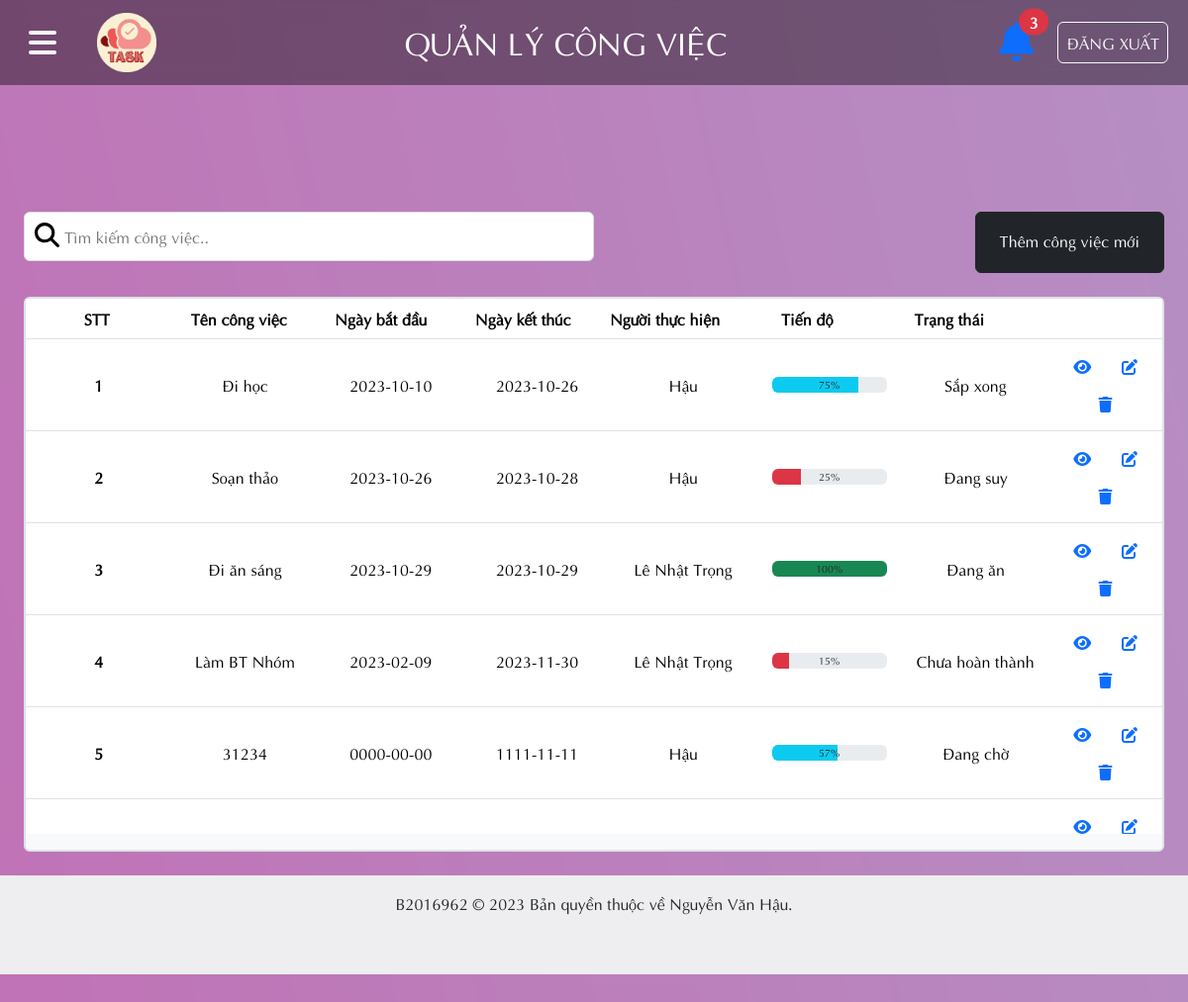
/Admin/ad_congviec_ds.php, run on an earlier commit of the app's database.
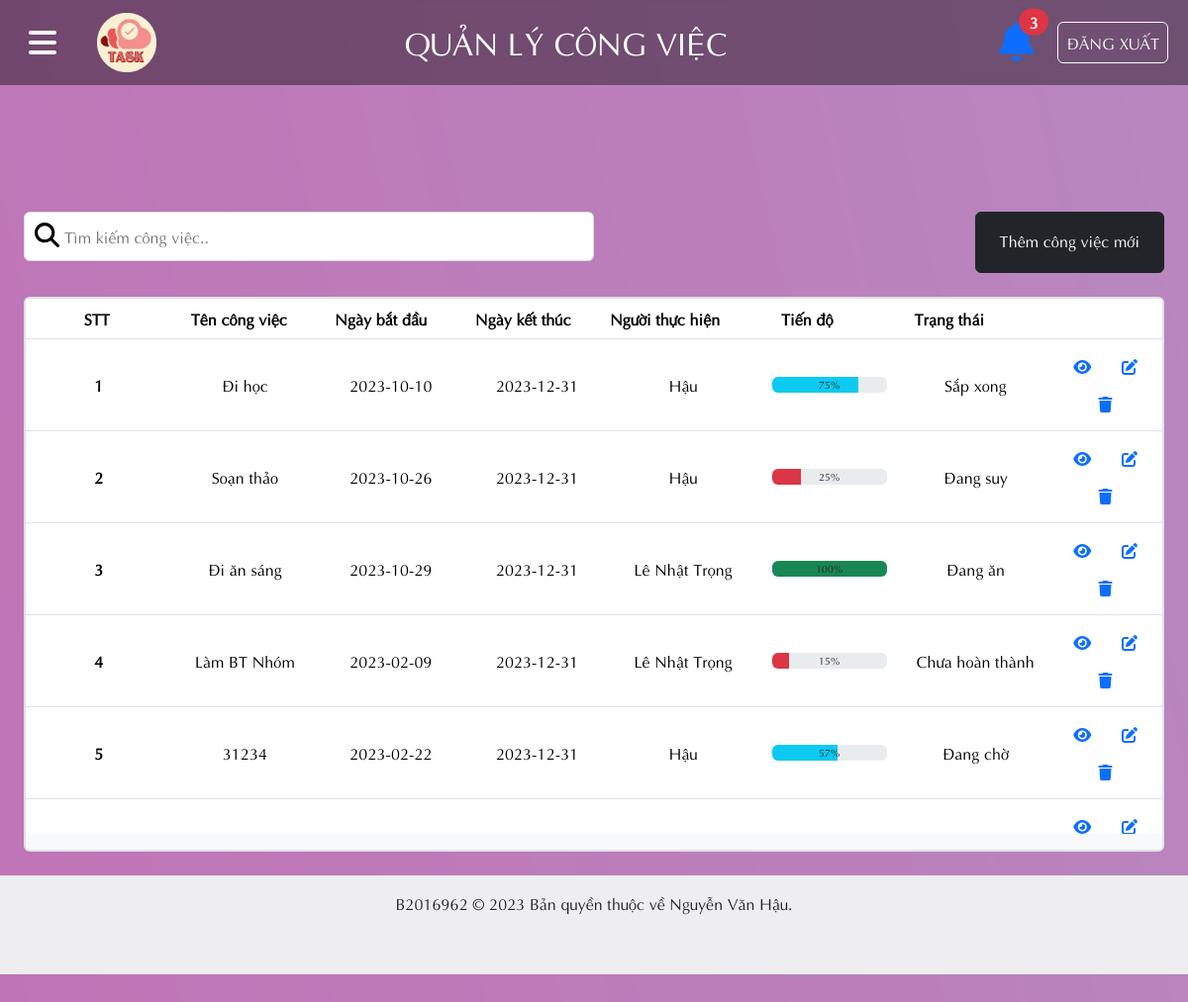
And on a later commit of the database.
### tables this page shows
CREATE TABLE `congviec` (
  `CV_MA` int(10) NOT NULL,
  `CV_TEN` varchar(50) NOT NULL,
  `CV_NGAYBATDAU` date NOT NULL,
  `CV_NGAYKETTHUC` date NOT NULL,
  `CV_NOIDUNG` text NOT NULL,
  `CV_TIENDO` varchar(50) NOT NULL,
  `CV_TRANGTHAICV` varchar(50) NOT NULL,
  `CV_NGAYTAO` date NOT NULL,
  `CV_NTH` int(10) NOT NULL,
  `CV_NGS` int(10) NOT NULL,
  `LCV_MA` int(10) NOT NULL
);

CREATE TABLE `nguoidung` (
  `ND_MA` int(10) NOT NULL,
  `ND_HOTEN` varchar(50) NOT NULL,
  `ND_NGAYSINH` date NOT NULL,
  `ND_DIACHI` varchar(50) NOT NULL,
  `ND_SDT` varchar(10) NOT NULL,
  `ND_EMAIL` varchar(50) NOT NULL,
  `ND_MSCB` int(10) NOT NULL,
  `ND_MATKHAU` varchar(32) NOT NULL
);

### Admin/ad_thongbao.php (called while the page is built, shortened)
<?php include_once '../condb/condb.php';
$query_chuadoc = "SELECT * FROM thongbao WHERE TB_XEM = '0'";
$soluong_chuadoc = $conn->query($query_chuadoc);
$soluong_thongbao = mysqli_num_rows($soluong_chuadoc);
?>

### Admin/ad_congviec_ds.php (the view, shortened to what this page needs)
<?php include_once '../condb/condb.php';
include_once './ad_thongbao.php'; ?>
<!DOCTYPE html>
<html lang="en">
<head>
    <link href="../styles/style.css?v=<?php echo time(); ?>" rel="stylesheet" type="text/css" />
    <link href="https://cdn.jsdelivr.net/npm/bootstrap@5.3.2/dist/css/bootstrap.min.css" rel="stylesheet"
>
    <link rel="stylesheet" href="https://cdnjs.cloudflare.com/ajax/libs/font-awesome/6.4.2/css/all.min.css">
</head>
<body>
    <header>
        <nav class="navbar_container navbar  navbar-expand-lg">
            <button class=" btn mx-3" type="button" data-bs-toggle="offcanvas" data-bs-target="#offcanvasExample" aria-controls="offcanvasExample">
                <i class="fa-solid fs-2 text-light fa-bars"></i>
            </button>
            <div class="container-fluid">
                <a class="navbar-brand text-white fs-4" href="trangchu.php"><img src="../image/logo.png" style="width: 60px;" class="w3-circle"></a>
                <a class="navbar-brand text-white fs-2"> QUẢN LÝ CÔNG VIỆC </a>
                <div class="d-flex">
                    <div class="dropdown mx-4 position-relative">
                        <span class="position-absolute top-0 start-100 fs-6 translate-middle badge bg-danger rounded-pill badge-danger">
                            <?php echo $soluong_thongbao; ?>
                        </span>
                        <a id="dLabel" role="button" data-toggle="dropdown" data-target="#" href="#">
                            <i class="fs-1 fa-solid fa-bell"></i>
                        </a>
                    </div>
                    <a class="btn btn-outline-light px-2 py-2 me-2" href="../User/dangxuat.php" role="button">ĐĂNG XUẤT</a>
                </div>
            </div>
        </nav>
    </header>
    <main class="pb-4">
        <div class="rounded p-4 d-flex justify-content-sm-between">
            <input class="rounded-2" type="text" id="searchBar" placeholder="Tìm kiếm công việc.." title="Nhập thông tin công việc">
            <a href="ad_congviec_them.php" class="btn btn-dark p-3 px-4">Thêm công việc mới</a>
        </div>
        <div class=" mx-4 rounded bg-light border border-2">
            <table id="dataTable" class="table text-center align-middle">
                <thead class="align-middle">
                    <tr style="">
                        <th scope="col">STT</th>
                        <th scope="col">Tên công việc</th>
                        <th scope="col">Ngày bắt đầu</th>
                        <th scope="col">Ngày kết thúc</th>
                        <th scope="col">Người thực hiện</th>
                        <th scope="col">Tiến độ</th>
                        <th scope="col">Trạng thái</th>
                        <th scope="col"></th>
                    </tr>
                </thead>
                <tbody>
                    <?php
          $query_cv = "SELECT * FROM congviec";
$ds_cv = mysqli_query($conn, $query_cv);
$i = 1;
while ($cv = mysqli_fetch_assoc($ds_cv)):
    ?>
                    <tr>
                        <th scope="row">
                            <?php echo $i;
    $i += 1; ?>
                        </th>
                        <td>
                            <?php echo $cv['CV_TEN']; ?>
                        </td>
                        <td>
                            <?php echo $cv['CV_NGAYBATDAU']; ?>
                        </td>
                        <td>
                            <?php echo $cv['CV_NGAYKETTHUC']; ?>
                        </td>
                        <td>
                            <?php
    $ma_NTH = $cv['CV_NTH'];
    $query_nguoidung = "SELECT * FROM nguoidung where ND_MA = '$ma_NTH'";
    $nguoidung_TH = mysqli_query($conn, $query_nguoidung);
    $nguoidung = mysqli_fetch_assoc($nguoidung_TH);
    echo $nguoidung['ND_HOTEN']; ?>
                        </td>
                        <td>
                            <div class="progress m-2 position-relative ">
                                <div class="progress-bar " role="progressbar" style="width:<?php echo $cv['CV_TIENDO']; ?>%;" aria-valuenow="<?php echo $cv['CV_TIENDO'];?>" aria-valuemin="0"
                                    aria-valuemax="100"></div>
                                <small class="justify-content-center text-dark d-flex position-absolute w-100"><?php echo $cv['CV_TIENDO']; ?>%</small>
                            </div>
                        </td>
                        <td>
                            <?php echo $cv['CV_TRANGTHAICV']; ?>
                        </td>
                        <td style="width:10%">
                            <button class="btn"><a href="ad_congviec_chitiet.php?chitiet_ma=<?php echo $cv['CV_MA']?>"><i class="fa-solid fa-eye"></i></a></button>
                            <button class="btn"><a href="ad_congviec_sua.php?sua_ma=<?php echo $cv['CV_MA']?>"><i class="fa-solid fa-pen-to-square"></i></a></button>
                            <button class="btn"><a href="ad_congviec_xoa.php?xoa_ma=<?php echo $cv['CV_MA']?>"><i class="fa-sharp fa-solid fa-trash"></i></a></button>
                        </td>
                    </tr>
                    <?php
endwhile;
?>
                </tbody>
            </table>
        </div>
    </main>
    <footer class="footer_container d-flex justify-content-center p-3 text-dark">
        <p>B2016962 &copy; 2023 Bản quyền thuộc về Nguyễn Văn Hậu.</p>
    </footer>
</body>
</html>

### styles/style.css (style rules this page uses)
* { margin: 0; padding: 0; box-sizing: border-box; font-family: Aptima; }
body { background-image: url(../Image/background.png); background-repeat: no-repeat; background-size: cover; background-attachment: fixed; }
.footer_container { min-height: 100px; background-color: #eeeef0; }
footer { background-color: rgba(225, 225, 225, 0.4); backdrop-filter: blur(10px); height: 80px; }
main { min-height: 620px; margin-top: 80px; padding-top: 24px; }
.navbar_container { background-color: rgba(0, 0, 0, 0.4); backdrop-filter: blur(10px); }
#searchBar { background-image: url(../Image/SearchIcon.svg); background-position: 10px 10px; background-size: 25px; background-repeat: no-repeat; width: 50%; font-size: 16px; padding: 12px 20px 12px 40px; border: 1px solid #ddd; margin-bottom: 12px; }
table { width: 100%; }
thead, tbody tr { display: table; width: 100%; table-layout: fixed; }
tbody { display: block; overflow-y: auto; table-layout: fixed; max-height: 500px; }

What changed in the data, as far as the page shows it:
changed congviec "Đi học": CV_NGAYKETTHUC "2023-10-26" → "2023-12-31"
changed congviec "Soạn thảo": CV_NGAYKETTHUC "2023-10-28" → "2023-12-31"
changed congviec "Đi ăn sáng": CV_NGAYKETTHUC "2023-10-29" → "2023-12-31"
changed congviec "Làm BT Nhóm": CV_NGAYKETTHUC "2023-11-30" → "2023-12-31"
changed congviec "Đang chờ": CV_NGAYBATDAU "0000-00-00" → "2023-02-22"; CV_NGAYKETTHUC "1111-11-11" → "2023-12-31"
